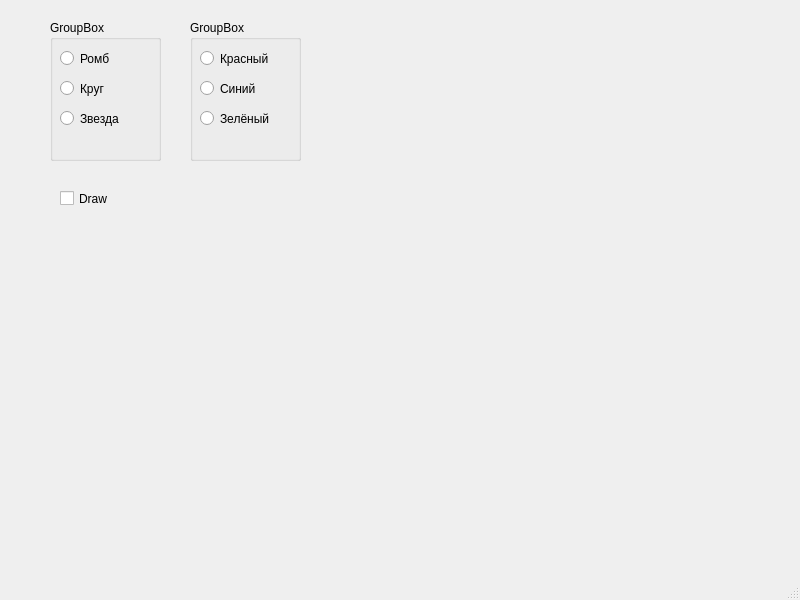
<?xml version="1.0" encoding="UTF-8"?>
<ui version="4.0">
 <class>MainWindow</class>
 <widget class="QMainWindow" name="MainWindow">
  <property name="geometry">
   <rect>
    <x>0</x>
    <y>0</y>
    <width>800</width>
    <height>600</height>
   </rect>
  </property>
  <property name="windowTitle">
   <string>MainWindow</string>
  </property>
  <widget class="QWidget" name="centralwidget">
   <widget class="QGroupBox" name="groupBox">
    <property name="geometry">
     <rect>
      <x>50</x>
      <y>20</y>
      <width>111</width>
      <height>141</height>
     </rect>
    </property>
    <property name="title">
     <string>GroupBox</string>
    </property>
    <widget class="QRadioButton" name="radioButton">
     <property name="geometry">
      <rect>
       <x>10</x>
       <y>30</y>
       <width>82</width>
       <height>17</height>
      </rect>
     </property>
     <property name="text">
      <string>Ромб</string>
     </property>
    </widget>
    <widget class="QRadioButton" name="radioButton_2">
     <property name="geometry">
      <rect>
       <x>10</x>
       <y>60</y>
       <width>82</width>
       <height>17</height>
      </rect>
     </property>
     <property name="text">
      <string>Круг</string>
     </property>
    </widget>
    <widget class="QRadioButton" name="radioButton_3">
     <property name="geometry">
      <rect>
       <x>10</x>
       <y>90</y>
       <width>82</width>
       <height>17</height>
      </rect>
     </property>
     <property name="text">
      <string>Звезда</string>
     </property>
    </widget>
   </widget>
   <widget class="QGroupBox" name="groupBox_2">
    <property name="geometry">
     <rect>
      <x>190</x>
      <y>20</y>
      <width>111</width>
      <height>141</height>
     </rect>
    </property>
    <property name="title">
     <string>GroupBox</string>
    </property>
    <widget class="QRadioButton" name="radioButton_4">
     <property name="geometry">
      <rect>
       <x>10</x>
       <y>30</y>
       <width>82</width>
       <height>17</height>
      </rect>
     </property>
     <property name="text">
      <string>Красный</string>
     </property>
    </widget>
    <widget class="QRadioButton" name="radioButton_5">
     <property name="geometry">
      <rect>
       <x>10</x>
       <y>60</y>
       <width>82</width>
       <height>17</height>
      </rect>
     </property>
     <property name="text">
      <string>Синий</string>
     </property>
    </widget>
    <widget class="QRadioButton" name="radioButton_6">
     <property name="geometry">
      <rect>
       <x>10</x>
       <y>90</y>
       <width>82</width>
       <height>17</height>
      </rect>
     </property>
     <property name="text">
      <string>Зелёный</string>
     </property>
    </widget>
   </widget>
   <widget class="QCheckBox" name="checkBox">
    <property name="geometry">
     <rect>
      <x>60</x>
      <y>190</y>
      <width>70</width>
      <height>17</height>
     </rect>
    </property>
    <property name="text">
     <string>Draw</string>
    </property>
   </widget>
  </widget>
  <widget class="QMenuBar" name="menubar">
   <property name="geometry">
    <rect>
     <x>0</x>
     <y>0</y>
     <width>800</width>
     <height>21</height>
    </rect>
   </property>
  </widget>
  <widget class="QStatusBar" name="statusbar"/>
 </widget>
 <resources/>
 <connections/>
</ui>
